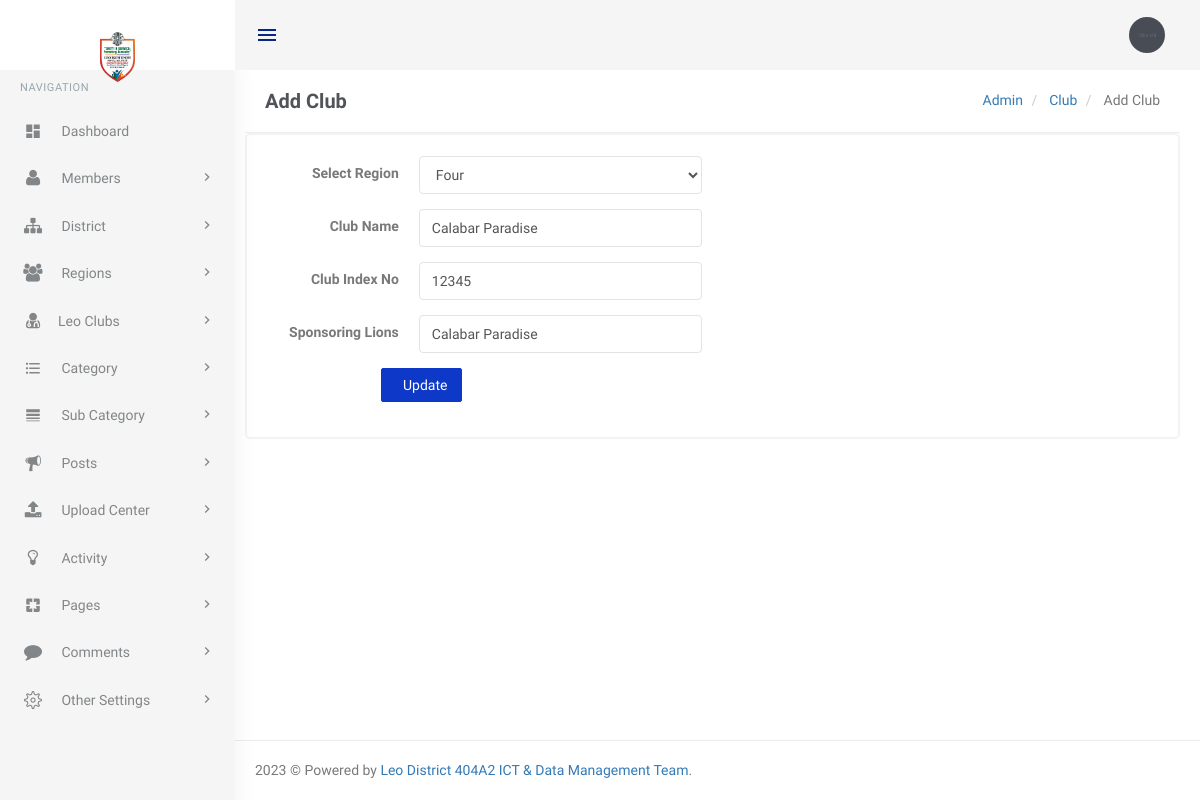
/app/add-club?cid=1 (signed in), run on the app's committed database.
### tables this page shows
CREATE TABLE `tblclubs` (
  `clubID` int(11) NOT NULL,
  `regionID` int(11) NOT NULL,
  `clubName` varchar(60) NOT NULL,
  `indexNo` varchar(10) DEFAULT NULL,
  `SponsorLions` varchar(60) NOT NULL,
  `dateUpdated` datetime DEFAULT current_timestamp(),
  `updatedBy` int(11) DEFAULT NULL,
  `isActive` int(1) NOT NULL DEFAULT 1
);

CREATE TABLE `tblregion` (
  `regionID` int(11) NOT NULL,
  `region` varchar(20) NOT NULL,
  `dateUpdated` timestamp NOT NULL DEFAULT current_timestamp(),
  `updatedBy` int(11) NOT NULL,
  `isActive` int(1) NOT NULL DEFAULT 1
);

### app/add-club.php (the view, shortened to what this page needs)
<?php
include_once('includes/alt_config.php');
if ($_SESSION['login'] == "" || strlen($_SESSION['login']) == 0) {
    header('location:index');
} else {
    $clubID = intval($_GET['cid']);
    global $con;
    ?>
    <?php include('includes/pages-head.php'); ?>
    <body class="fixed-left">
        <div id="wrapper">
            <?php include('includes/topheader.php'); ?>
            <?php include('includes/leftsidebar.php'); ?>
            <div class="content-page">
                <div class="content">
                    <div class="container">
                        <div class="row">
                            <div class="col-xs-12">
                                <div class="page-title-box">
                                    <h4 class="page-title">Add Club</h4>
                                    <ol class="breadcrumb p-0 m-0">
                                        <li>
                                            <a href="#">Admin</a>
                                        </li>
                                        <li>
                                            <a href="#">Club </a>
                                        </li>
                                        <li class="active">
                                            Add Club
                                        </li>
                                    </ol>
                                    <div class="clearfix"></div>
                                </div>
                            </div>
                        </div>
                        <div class="card-box">
                            <div class="row">
                                <div class="col-sm-6">
                            </div>
                        </div>
                        <div class="row">
                            <div class="col-md-6">
                                <form class="form-horizontal" name="add_club" method="post">
                                    <div class="form-group">
                                        <?php
                                        $check_club = "SELECT * FROM tblclubs c JOIN tblregion r ON r.regionID = c.regionID WHERE clubID = $clubID";
                                        $sth = $con->query($check_club);
                                        $chk_club = $sth->fetch(PDO::FETCH_ASSOC);
                                        $select_query = "SELECT * From tblregion";
                                        $sth = $con->query($select_query);
                                        $result = $sth->fetchAll(PDO::FETCH_ASSOC);
                                        ?>
                                        <label class="col-md-4 control-label">Select Region</label>
                                        <div class="col-md-8">
                                            <select class="form-control" name="region" id="region" required>
                                                <?php
                                                if (!empty($chk_club) || $chk_club != '') { ?>
                                                <option value="<?php echo htmlentities($chk_club['regionID']); ?>" selected><?php echo htmlentities($chk_club['region']); ?> </option>
                                                <?php
                                                foreach ($result as $region_fetch) {?>
                                                <option value="<?php echo htmlentities($region_fetch['regionID']); ?>"><?php echo htmlentities($region_fetch['region']); ?></option>
                                                <?php } } else {?>
                                                <?php
                                                foreach ($result as $region_fetch) {
                                                    ?>
                                                <option value="<?php echo htmlentities($region_fetch['regionID']); ?>"><?php echo htmlentities($region_fetch['region']); ?></option>
                                                <?php } } ?>
                                            </select>
                                        </div>
                                    </div>
                                    <div class="form-group">
                                        <label class="col-md-4 control-label">Club Name</label>
                                        <div class="col-md-8">
                                        <?php
                                                if (!empty($chk_club) || $chk_club != '') { ?>
                                            <input type="text" class="form-control" value="<?php echo htmlentities($chk_club['clubName']); ?>" name="clubName"  required>
                                         <?php } else  {?>
                                            <input type="text" class="form-control" value="" name="clubName" placeholder="Enter Club name without LEO CLUB" required><?php } ?>
                                        </div>
                                    </div>
                                    <div class="form-group">
                                        <label class="col-md-4 control-label">Club Index No</label>
                                        <div class="col-md-8">
                                        <?php
                                                if (!empty($chk_club) || $chk_club != '') { ?>
                                            <input type="text" class="form-control" value="<?php echo htmlentities($chk_club['indexNo']); ?>" name="clubNo"  required>
                                         <?php } else  {?>
                                            <input type="text" class="form-control" value="" name="clubNo" placeholder="Enter Club Index No" required><?php } ?>
                                        </div>
                                    </div>
                                    <div class="form-group">
                                        <label class="col-md-4 control-label">Sponsoring Lions</label>
                                        <div class="col-md-8">
                                        <?php
                                                if (!empty($chk_club) || $chk_club != '') { ?>
                                            <input type="text" class="form-control" value="<?php echo htmlentities($chk_club['SponsorLions']); ?>" name="sponsorClub"  required>
                                         <?php } else  {?>
                                            <input type="text" class="form-control" value="" name="sponsorClub" placeholder="Enter Club name without LEO CLUB" required>    <?php } ?>                                    </div>
                                    </div>
                                    <div class="form-group">
                                        <label class="col-md-3 control-label"></label>
                                        <div class="col-md-9">
                                            <button type="submit" name="add_club"
                                                class=" text-center btn btn-success waves-effect waves-light"></i>&nbsp;
                                                <?php if (!empty($chk_club)) {echo "Update ";}else{?> Add  <?php }?>
                                            </button>
                                        </div>
                                    </div>
                                </form>
                            </div>
                        </div>
                        </div>
                    </div>
                </div>
                <?php include('includes/footer.php'); ?>
    </body>
    </html>
<?php } ?>

### app/assets/css/core.css (style rules this page uses)
body { font-family: 'Varela Round', sans-serif; margin: 0; padding-bottom: 60px; overflow-x: hidden; color: #797979; }
html { position: relative; min-height: 100%; }
.h1, .h2, .h3, .h4, .h5, .h6, h1, h2, h3, h4, h5, h6 { color: #505458; font-family: 'varela round', sans-serif; margin: 10px 0; }
* { outline: none !important; }
.container { width: auto; }
#wrapper { height: 100%; overflow: hidden; width: 100%; }
.p-0 { padding: 0 !important; }
.m-0 { margin: 0 !important; }
.card-box { padding: 20px; border: 2px solid #f3f3f3; -webkit-border-radius: 5px; border-radius: 5px; -moz-border-radius: 5px; background-clip: padding-box; margin-bottom: 20px; background-color: #ffffff; }
.row { margin-right: -10px; margin-left: -10px; }
.col-lg-1, .col-lg-10, .col-lg-11, .col-lg-12, .col-lg-2, .col-lg-3, .col-lg-4, .col-lg-5, .col-lg-6, .col-lg-7, .col-lg-8, .col-lg-9, .col-md-1, .col-md-10, .col-md-11, .col-md-12, .col-md-2, .col-md-3, .col-md-4, .col-md-5, .col-md-6, .col-md-7, .col-md-8, .col-md-9, .col-sm-1, .col-sm-10, .col-sm-11, .col-sm-12, .col-sm-2, .col-sm-3, .col-sm-4, .col-sm-5, .col-sm-6, .col-sm-7, .col-sm-8, .col-sm-9, .col-xs-1, .col-xs-10, .col-xs-11, .col-xs-12, .col-xs-2, .col-xs-3, .col-xs-4, .col-xs-5, .col-xs-6, .col-xs-7, .col-xs-8, .col-xs-9 { padding-left: 10px; padding-right: 10px; }
.breadcrumb { background-color: transparent; margin-bottom: 15px; padding-top: 10px; padding-left: 0; }
.waves-effect { position: relative; cursor: pointer; display: inline-block; overflow: hidden; -webkit-user-select: none; -moz-user-select: none; -ms-user-select: none; user-select: none; -webkit-tap-highlight-color: transparent; vertical-align: middle; z-index: 1; will-change: opacity, transform; -webkit-transition: all 0.3s ease-out; -moz-transition: all 0.3s ease-out; -o-transition: all 0.3s ease-out; -ms-transition: all 0.3s ease-out; transition: all 0.3s ease-out; }

### app/assets/css/menu.css (style rules this page uses)
.content-page { margin-left: 225px; overflow: hidden; }
.content-page .content { padding: 0 5px 10px 5px; margin-top: 70px; }
.page-title { font-size: 20px; margin-bottom: 0; margin-top: 0; font-weight: 600; }
.page-title-box { padding: 20px; border-bottom: 1px solid #eee; }
.page-title-box .page-title { margin-bottom: 0; float: left; }
.page-title-box .breadcrumb { float: right; background-color: transparent !important; }

### data on the page
tblclubs: region "Four", clubName "Calabar Paradise", clubNo "12345", sponsorClub "Calabar Paradise"
